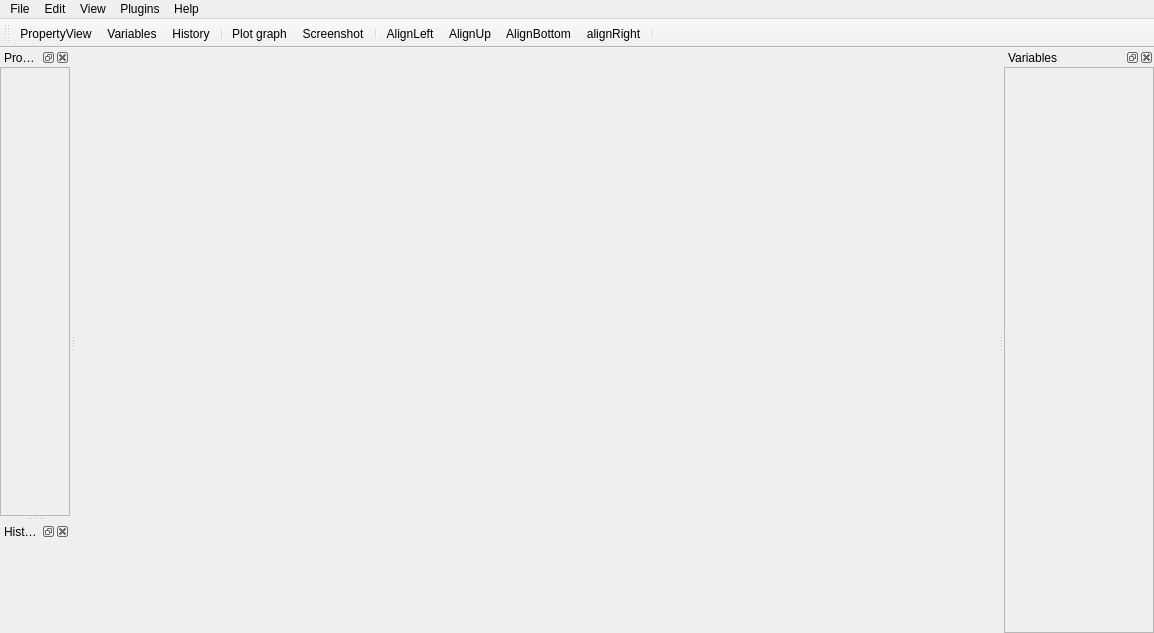
<?xml version="1.0" encoding="UTF-8"?>
<ui version="4.0">
 <class>MainWindow</class>
 <widget class="QMainWindow" name="MainWindow">
  <property name="enabled">
   <bool>true</bool>
  </property>
  <property name="geometry">
   <rect>
    <x>0</x>
    <y>0</y>
    <width>1154</width>
    <height>633</height>
   </rect>
  </property>
  <property name="windowTitle">
   <string>PyFlow</string>
  </property>
  <property name="windowIcon">
   <iconset>
    <normaloff>:/icons/resources/LogoBpApp.png</normaloff>:/icons/resources/LogoBpApp.png</iconset>
  </property>
  <property name="documentMode">
   <bool>false</bool>
  </property>
  <property name="dockOptions">
   <set>QMainWindow::AllowTabbedDocks</set>
  </property>
  <widget class="QWidget" name="centralwidget">
   <property name="locale">
    <locale language="English" country="UnitedStates"/>
   </property>
   <layout class="QGridLayout" name="gridLayout_3">
    <property name="leftMargin">
     <number>1</number>
    </property>
    <property name="topMargin">
     <number>1</number>
    </property>
    <property name="rightMargin">
     <number>1</number>
    </property>
    <property name="bottomMargin">
     <number>1</number>
    </property>
    <property name="spacing">
     <number>1</number>
    </property>
    <item row="0" column="0">
     <widget class="QSplitter" name="horizontal_splitter">
      <property name="styleSheet">
       <string notr="true"/>
      </property>
      <property name="orientation">
       <enum>Qt::Horizontal</enum>
      </property>
      <widget class="QWidget" name="SceneWidget" native="true">
       <layout class="QGridLayout" name="gridLayout">
        <property name="leftMargin">
         <number>1</number>
        </property>
        <property name="topMargin">
         <number>1</number>
        </property>
        <property name="rightMargin">
         <number>1</number>
        </property>
        <property name="bottomMargin">
         <number>1</number>
        </property>
        <item row="0" column="0">
         <layout class="QGridLayout" name="SceneLayout">
          <property name="sizeConstraint">
           <enum>QLayout::SetMaximumSize</enum>
          </property>
         </layout>
        </item>
       </layout>
      </widget>
     </widget>
    </item>
   </layout>
  </widget>
  <widget class="QMenuBar" name="menuBar">
   <property name="geometry">
    <rect>
     <x>0</x>
     <y>0</y>
     <width>1154</width>
     <height>21</height>
    </rect>
   </property>
   <widget class="QMenu" name="menuEdit">
    <property name="title">
     <string>Edit</string>
    </property>
    <addaction name="actionDelete"/>
    <addaction name="separator"/>
    <addaction name="actionClear_history"/>
   </widget>
   <widget class="QMenu" name="menuView">
    <property name="title">
     <string>View</string>
    </property>
    <addaction name="actionVariables"/>
    <addaction name="actionHistory"/>
    <addaction name="actionPropertyView"/>
   </widget>
   <widget class="QMenu" name="menuFile">
    <property name="title">
     <string>File</string>
    </property>
    <addaction name="actionNew"/>
    <addaction name="actionSave"/>
    <addaction name="actionLoad"/>
    <addaction name="actionSave_as"/>
   </widget>
   <widget class="QMenu" name="menuHelp">
    <property name="title">
     <string>Help</string>
    </property>
    <addaction name="actionPlot_graph"/>
    <addaction name="actionShortcuts"/>
   </widget>
   <widget class="QMenu" name="menuPlugins">
    <property name="title">
     <string>Plugins</string>
    </property>
    <addaction name="actionNew_Node"/>
    <addaction name="actionNew_Command"/>
    <addaction name="actionFunction_Library"/>
    <addaction name="actionNew_pin"/>
   </widget>
   <addaction name="menuFile"/>
   <addaction name="menuEdit"/>
   <addaction name="menuView"/>
   <addaction name="menuPlugins"/>
   <addaction name="menuHelp"/>
  </widget>
  <widget class="QToolBar" name="toolBar">
   <property name="windowTitle">
    <string>toolBar</string>
   </property>
   <attribute name="toolBarArea">
    <enum>TopToolBarArea</enum>
   </attribute>
   <attribute name="toolBarBreak">
    <bool>false</bool>
   </attribute>
   <addaction name="actionPropertyView"/>
   <addaction name="actionVariables"/>
   <addaction name="actionHistory"/>
   <addaction name="separator"/>
   <addaction name="actionPlot_graph"/>
   <addaction name="actionScreenshot"/>
   <addaction name="separator"/>
   <addaction name="actionAlignLeft"/>
   <addaction name="actionAlignUp"/>
   <addaction name="actionAlignBottom"/>
   <addaction name="actionAlignRight"/>
   <addaction name="separator"/>
  </widget>
  <widget class="QDockWidget" name="dockWidgetVariables">
   <property name="minimumSize">
    <size>
     <width>150</width>
     <height>113</height>
    </size>
   </property>
   <property name="floating">
    <bool>false</bool>
   </property>
   <property name="features">
    <set>QDockWidget::AllDockWidgetFeatures</set>
   </property>
   <property name="windowTitle">
    <string>Variables</string>
   </property>
   <attribute name="dockWidgetArea">
    <number>2</number>
   </attribute>
   <widget class="QWidget" name="dockWidgetContents_5">
    <layout class="QVBoxLayout" name="verticalLayout_2">
     <property name="leftMargin">
      <number>0</number>
     </property>
     <property name="topMargin">
      <number>0</number>
     </property>
     <property name="rightMargin">
      <number>0</number>
     </property>
     <property name="bottomMargin">
      <number>0</number>
     </property>
     <item>
      <widget class="QScrollArea" name="scrollArea_2">
       <property name="widgetResizable">
        <bool>true</bool>
       </property>
       <widget class="QWidget" name="scrollAreaWidgetContents_2">
        <property name="geometry">
         <rect>
          <x>0</x>
          <y>0</y>
          <width>148</width>
          <height>554</height>
         </rect>
        </property>
        <property name="sizePolicy">
         <sizepolicy hsizetype="Preferred" vsizetype="Preferred">
          <horstretch>0</horstretch>
          <verstretch>0</verstretch>
         </sizepolicy>
        </property>
        <layout class="QGridLayout" name="gridLayout_5">
         <property name="leftMargin">
          <number>0</number>
         </property>
         <property name="topMargin">
          <number>0</number>
         </property>
         <property name="rightMargin">
          <number>0</number>
         </property>
         <property name="bottomMargin">
          <number>0</number>
         </property>
         <item row="0" column="0">
          <layout class="QGridLayout" name="leftDockGridLayout"/>
         </item>
        </layout>
       </widget>
      </widget>
     </item>
    </layout>
   </widget>
  </widget>
  <widget class="QDockWidget" name="dockWidgetNodeView">
   <property name="minimumSize">
    <size>
     <width>0</width>
     <height>0</height>
    </size>
   </property>
   <property name="allowedAreas">
    <set>Qt::AllDockWidgetAreas</set>
   </property>
   <property name="windowTitle">
    <string>PropertyView</string>
   </property>
   <attribute name="dockWidgetArea">
    <number>1</number>
   </attribute>
   <widget class="QWidget" name="dockWidgetContents">
    <layout class="QVBoxLayout" name="verticalLayout">
     <property name="spacing">
      <number>0</number>
     </property>
     <property name="leftMargin">
      <number>0</number>
     </property>
     <property name="topMargin">
      <number>0</number>
     </property>
     <property name="rightMargin">
      <number>0</number>
     </property>
     <property name="bottomMargin">
      <number>0</number>
     </property>
     <item>
      <widget class="QScrollArea" name="scrollArea">
       <property name="widgetResizable">
        <bool>true</bool>
       </property>
       <widget class="QWidget" name="scrollAreaWidgetContents_3">
        <property name="geometry">
         <rect>
          <x>0</x>
          <y>0</y>
          <width>78</width>
          <height>445</height>
         </rect>
        </property>
        <layout class="QGridLayout" name="gridLayout_4">
         <property name="leftMargin">
          <number>0</number>
         </property>
         <property name="topMargin">
          <number>0</number>
         </property>
         <property name="rightMargin">
          <number>0</number>
         </property>
         <property name="bottomMargin">
          <number>0</number>
         </property>
         <item row="0" column="0">
          <layout class="QFormLayout" name="formLayout"/>
         </item>
        </layout>
       </widget>
      </widget>
     </item>
    </layout>
   </widget>
  </widget>
  <widget class="QDockWidget" name="dockWidgetUndoStack">
   <property name="enabled">
    <bool>true</bool>
   </property>
   <property name="windowIcon">
    <iconset resource="nodes_res.qrc">
     <normaloff>:/icons/resources/history.png</normaloff>:/icons/resources/history.png</iconset>
   </property>
   <property name="windowTitle">
    <string>History</string>
   </property>
   <attribute name="dockWidgetArea">
    <number>1</number>
   </attribute>
   <widget class="QWidget" name="dockWidgetContents_3">
    <property name="sizePolicy">
     <sizepolicy hsizetype="Preferred" vsizetype="Expanding">
      <horstretch>0</horstretch>
      <verstretch>0</verstretch>
     </sizepolicy>
    </property>
    <layout class="QGridLayout" name="gridLayout_6">
     <property name="leftMargin">
      <number>1</number>
     </property>
     <property name="topMargin">
      <number>1</number>
     </property>
     <property name="rightMargin">
      <number>1</number>
     </property>
     <property name="bottomMargin">
      <number>1</number>
     </property>
     <property name="spacing">
      <number>1</number>
     </property>
    </layout>
   </widget>
  </widget>
  <action name="actionDelete">
   <property name="icon">
    <iconset resource="nodes_res.qrc">
     <normaloff>:/icons/resources/delete_icon.png</normaloff>:/icons/resources/delete_icon.png</iconset>
   </property>
   <property name="text">
    <string>Delete</string>
   </property>
  </action>
  <action name="actionSave">
   <property name="icon">
    <iconset resource="nodes_res.qrc">
     <normaloff>:/icons/resources/save_icon.png</normaloff>:/icons/resources/save_icon.png</iconset>
   </property>
   <property name="text">
    <string>Save</string>
   </property>
  </action>
  <action name="actionLoad">
   <property name="icon">
    <iconset resource="nodes_res.qrc">
     <normaloff>:/icons/resources/folder_open_icon.png</normaloff>:/icons/resources/folder_open_icon.png</iconset>
   </property>
   <property name="text">
    <string>Load</string>
   </property>
  </action>
  <action name="actionSave_as">
   <property name="icon">
    <iconset resource="nodes_res.qrc">
     <normaloff>:/icons/resources/save_as_icon.png</normaloff>:/icons/resources/save_as_icon.png</iconset>
   </property>
   <property name="text">
    <string>Save as</string>
   </property>
  </action>
  <action name="actionPlot_graph">
   <property name="icon">
    <iconset resource="nodes_res.qrc">
     <normaloff>:/icons/resources/plot_icon.png</normaloff>:/icons/resources/plot_icon.png</iconset>
   </property>
   <property name="text">
    <string>Plot graph</string>
   </property>
  </action>
  <action name="actionScreenshot">
   <property name="icon">
    <iconset resource="nodes_res.qrc">
     <normaloff>:/icons/resources/screenshot_icon.png</normaloff>:/icons/resources/screenshot_icon.png</iconset>
   </property>
   <property name="text">
    <string>Screenshot</string>
   </property>
  </action>
  <action name="actionShortcuts">
   <property name="icon">
    <iconset resource="nodes_res.qrc">
     <normaloff>:/icons/resources/shortcuts_icon.png</normaloff>:/icons/resources/shortcuts_icon.png</iconset>
   </property>
   <property name="text">
    <string>Shortcuts</string>
   </property>
  </action>
  <action name="actionAlignLeft">
   <property name="icon">
    <iconset resource="nodes_res.qrc">
     <normaloff>:/icons/resources/alignleft.png</normaloff>:/icons/resources/alignleft.png</iconset>
   </property>
   <property name="text">
    <string>AlignLeft</string>
   </property>
   <property name="toolTip">
    <string>Align selected nodes by the left most</string>
   </property>
  </action>
  <action name="actionAlignUp">
   <property name="icon">
    <iconset resource="nodes_res.qrc">
     <normaloff>:/icons/resources/aligntop.png</normaloff>:/icons/resources/aligntop.png</iconset>
   </property>
   <property name="text">
    <string>AlignUp</string>
   </property>
   <property name="toolTip">
    <string>Align selected nodes by the up most</string>
   </property>
  </action>
  <action name="actionPropertyView">
   <property name="icon">
    <iconset resource="nodes_res.qrc">
     <normaloff>:/icons/resources/property_icon.png</normaloff>:/icons/resources/property_icon.png</iconset>
   </property>
   <property name="text">
    <string>PropertyView</string>
   </property>
   <property name="toolTip">
    <string>toggle property view</string>
   </property>
  </action>
  <action name="actionAlignBottom">
   <property name="icon">
    <iconset resource="nodes_res.qrc">
     <normaloff>:/icons/resources/alignbottom.png</normaloff>:/icons/resources/alignbottom.png</iconset>
   </property>
   <property name="text">
    <string>AlignBottom</string>
   </property>
  </action>
  <action name="actionAlignRight">
   <property name="icon">
    <iconset resource="nodes_res.qrc">
     <normaloff>:/icons/resources/alignright.png</normaloff>:/icons/resources/alignright.png</iconset>
   </property>
   <property name="text">
    <string>alignRight</string>
   </property>
  </action>
  <action name="actionNew_Node">
   <property name="icon">
    <iconset resource="nodes_res.qrc">
     <normaloff>:/icons/resources/brick.png</normaloff>:/icons/resources/brick.png</iconset>
   </property>
   <property name="text">
    <string>New node</string>
   </property>
   <property name="toolTip">
    <string>New node</string>
   </property>
  </action>
  <action name="actionNew_Command">
   <property name="icon">
    <iconset resource="nodes_res.qrc">
     <normaloff>:/icons/resources/script.png</normaloff>:/icons/resources/script.png</iconset>
   </property>
   <property name="text">
    <string>New editor command</string>
   </property>
   <property name="toolTip">
    <string>New editor command</string>
   </property>
  </action>
  <action name="actionFunction_Library">
   <property name="icon">
    <iconset resource="nodes_res.qrc">
     <normaloff>:/icons/resources/function.png</normaloff>:/icons/resources/function.png</iconset>
   </property>
   <property name="text">
    <string>New function library</string>
   </property>
   <property name="toolTip">
    <string>New function library</string>
   </property>
  </action>
  <action name="actionClear_history">
   <property name="icon">
    <iconset resource="nodes_res.qrc">
     <normaloff>:/icons/resources/clear_icon.png</normaloff>:/icons/resources/clear_icon.png</iconset>
   </property>
   <property name="text">
    <string>Clear history</string>
   </property>
  </action>
  <action name="actionVariables">
   <property name="icon">
    <iconset resource="nodes_res.qrc">
     <normaloff>:/icons/resources/variable.png</normaloff>:/icons/resources/variable.png</iconset>
   </property>
   <property name="text">
    <string>Variables</string>
   </property>
  </action>
  <action name="actionHistory">
   <property name="icon">
    <iconset resource="nodes_res.qrc">
     <normaloff>:/icons/resources/history.png</normaloff>:/icons/resources/history.png</iconset>
   </property>
   <property name="text">
    <string>History</string>
   </property>
  </action>
  <action name="actionNew_pin">
   <property name="icon">
    <iconset resource="nodes_res.qrc">
     <normaloff>:/icons/resources/pin.png</normaloff>:/icons/resources/pin.png</iconset>
   </property>
   <property name="text">
    <string>New pin</string>
   </property>
  </action>
  <action name="actionNew">
   <property name="icon">
    <iconset resource="nodes_res.qrc">
     <normaloff>:/icons/resources/new_file_icon.png</normaloff>:/icons/resources/new_file_icon.png</iconset>
   </property>
   <property name="text">
    <string>New</string>
   </property>
  </action>
 </widget>
 <resources>
  <include location="nodes_res.qrc"/>
 </resources>
 <connections/>
</ui>
